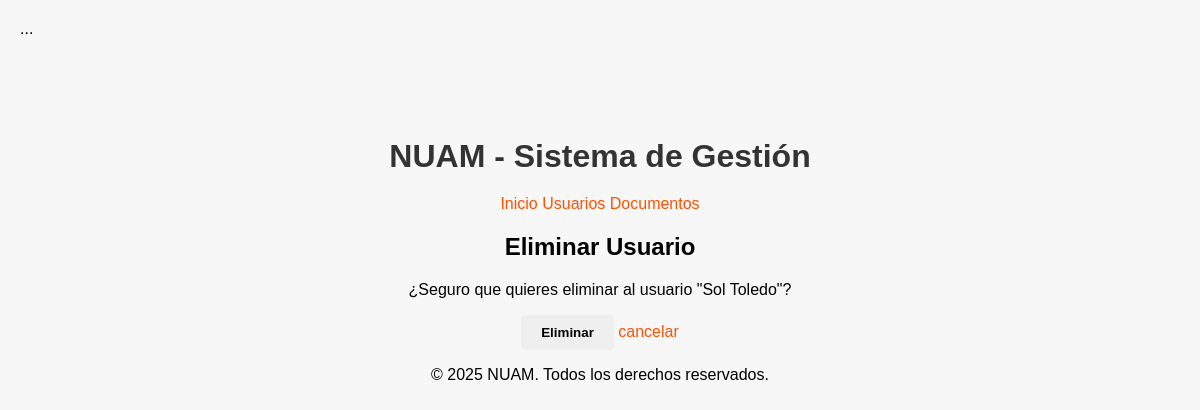
Page /documentos/usuarios/1/eliminar/ on the earlier database version.
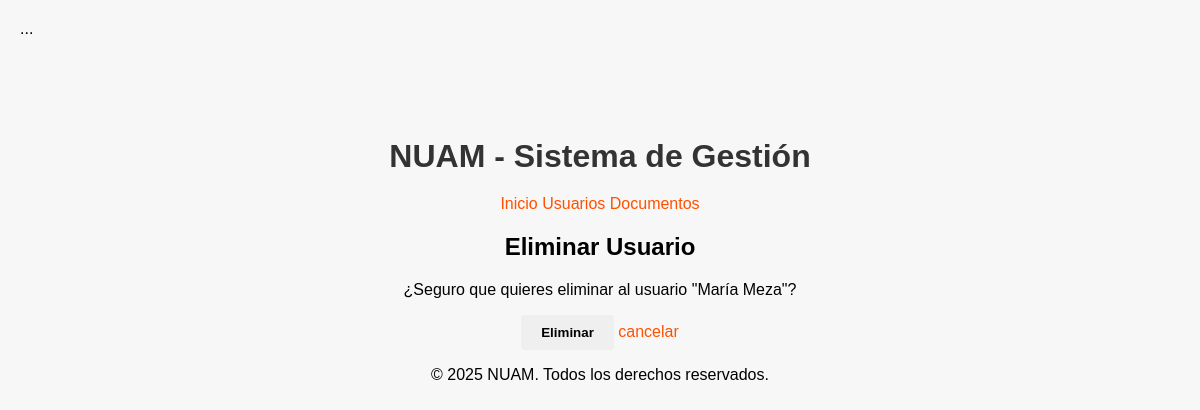
Same page on the later database version.
### app/models.py (models this page shows)
class Usuario(models.Model):
    id_usuario = models.AutoField(primary_key=True, db_column='ID_USUARIO')
    usuario_tipo = models.ForeignKey(UsuarioTipo, on_delete=models.SET_NULL, null=True, blank=True, db_column='ID_USUARIO_TIPO')
    pais = models.ForeignKey(Pais, on_delete=models.SET_NULL, null=True, blank=True, db_column='ID_PAIS')
    region = models.ForeignKey(Region, on_delete=models.SET_NULL, null=True, blank=True, db_column='ID_REGION')
    usuario_nombre = models.CharField(max_length=50, blank=True, db_column='USUARIO_NOMBRE')
    usuario_apellido = models.CharField(max_length=50, blank=True, db_column='USUARIO_APELLIDO')
    telefono = models.CharField(max_length=20, blank=True, db_column='TELEFONO')
    email = models.EmailField(blank=True, db_column='EMAIL')
    direccion = models.CharField(max_length=100, blank=True, db_column='DIRECCION')
    def __str__(self):
        nombre = f"{self.usuario_nombre} {self.usuario_apellido}".strip()
        return nombre or f"Usuario {self.id_usuario}"
    class Meta:
        verbose_name = 'Usuario'
        verbose_name_plural = 'Usuarios'

### app/views.py (the view)
# urls.py: path('usuarios/<int:pk>/eliminar/', views.eliminar_usuario, name='eliminar_usuario'),
def eliminar_usuario(request, pk):
    usuario = get_object_or_404(Usuario, pk=pk)
    if request.method == 'POST':
        usuario.delete()
        return redirect('lista_usuarios')
    return render(request, 'usuarios/eliminar.html', {'usuario': usuario})

### app/templates/usuarios/eliminar.html (shortened to what this page needs)
{% extends "base.html" %}
{% block content %}
<h2>Eliminar Usuario</h2>
<p>¿Seguro que quieres eliminar al usuario "{{ usuario }}"?</p>
<form method="post">
    <button type="submit">Eliminar</button>
    <a href="{% url 'lista_usuarios' %}">cancelar</a>
</form>
{% endblock %}

Differences in the rows shown:
changed Usuario: USUARIO_NOMBRE+USUARIO_APELLIDO "Sol Toledo" → "María Meza"
